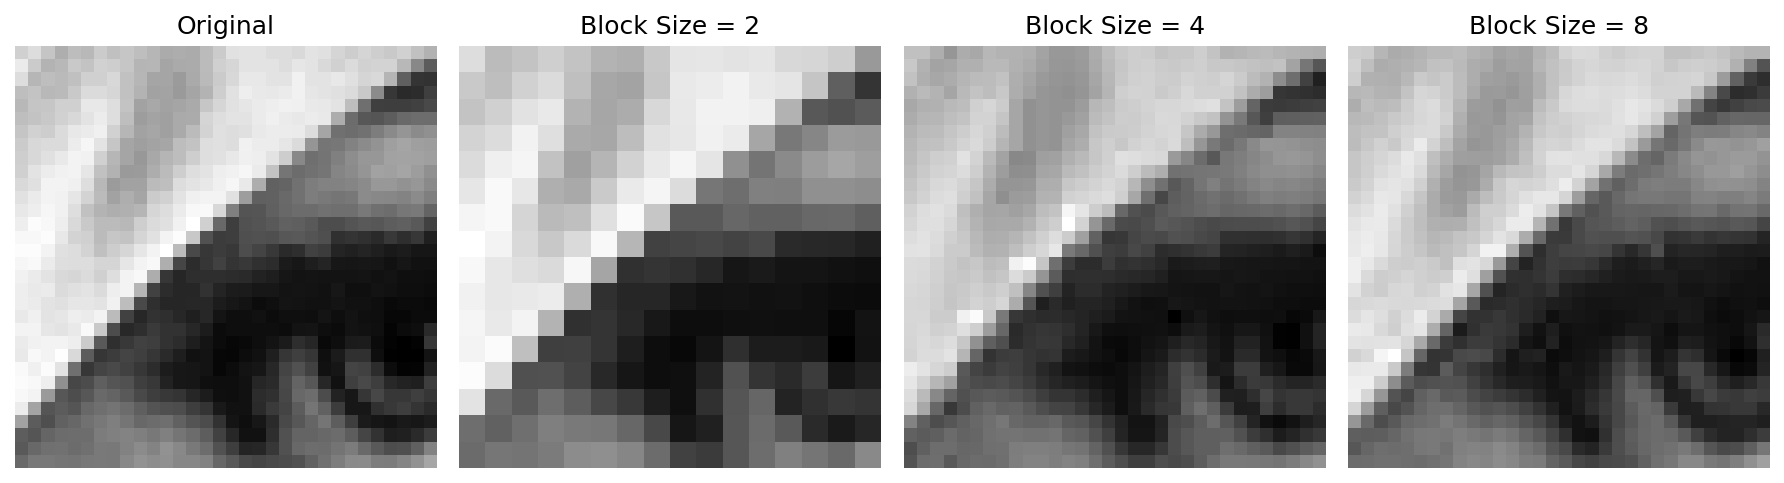

Here is the Python script that generated this plot:
import numpy as np
import matplotlib.pyplot as plt
from skimage.io import imread
from libDIP.tmat4e import tmat4e
from libDIPUM.data_path import dip_data


def blkdct(x, a):
    return a @ x @ a.conj().T


def blkzero(x, keep_frac):
    nr, nc = x.shape
    k = int(np.round(keep_frac * nr * nc))
    y = np.zeros_like(x)
    idx = np.argsort(np.abs(x).ravel())[::-1]
    if k > 0:
        y.ravel()[idx[:k]] = x.ravel()[idx[:k]]
    return y


def blockproc_square(f, block_size, func, pad_partial_blocks=True):
    m, n = f.shape
    if pad_partial_blocks:
        pad_m = (block_size - (m % block_size)) % block_size
        pad_n = (block_size - (n % block_size)) % block_size
        fp = np.pad(f, ((0, pad_m), (0, pad_n)), mode='constant')
    else:
        fp = f
        pad_m = 0
        pad_n = 0

    out = np.zeros_like(fp, dtype=np.complex128)
    mp, np_ = fp.shape

    for r in range(0, mp, block_size):
        for c in range(0, np_, block_size):
            out[r:r + block_size, c:c + block_size] = func(
                fp[r:r + block_size, c:c + block_size]
            )

    if pad_partial_blocks and (pad_m or pad_n):
        out = out[:m, :n]

    return out


def process(f, t, block_size, keep_frac):
    y = blockproc_square(f, block_size, lambda b: blkdct(b, t), pad_partial_blocks=True)
    y = blockproc_square(y, block_size, lambda b: blkzero(b, keep_frac), pad_partial_blocks=True)
    y = blockproc_square(y, block_size, lambda b: blkdct(b, t.conj().T), pad_partial_blocks=True)
    return np.real(y)


def imcrop_matlab(img, rect):
    # MATLAB imcrop([x, y, w, h]) includes both endpoints for integer coords.
    x, y, w, h = [int(v) for v in rect]
    return img[y:y + h + 1, x:x + w + 1]


# Parameters
keep_frac = 0.25
block_sizes = [2, 4, 8]
t = [tmat4e('DCT', bs) for bs in block_sizes]

# Data
f = imread(dip_data('lena.tif')).astype(float)
if f.ndim == 3:
    f = f[..., 0]

f = imcrop_matlab(f, [243 - 7, 249 - 7, 31, 31])

# Process
f_hat = [process(f, t[i], block_sizes[i], keep_frac) for i in range(len(block_sizes))]

# Display
fig = plt.figure(1, figsize=(12, 4))

plt.subplot(1, 4, 1)
plt.imshow(f, cmap='gray')
plt.title('Original')
plt.axis('off')

for i, bs in enumerate(block_sizes):
    plt.subplot(1, 4, i + 2)
    plt.imshow(f_hat[i], cmap='gray')
    plt.title(f'Block Size = {bs}')
    plt.axis('off')

plt.tight_layout()
fig.savefig('Figure824.png', dpi=150, bbox_inches='tight')
plt.show()
